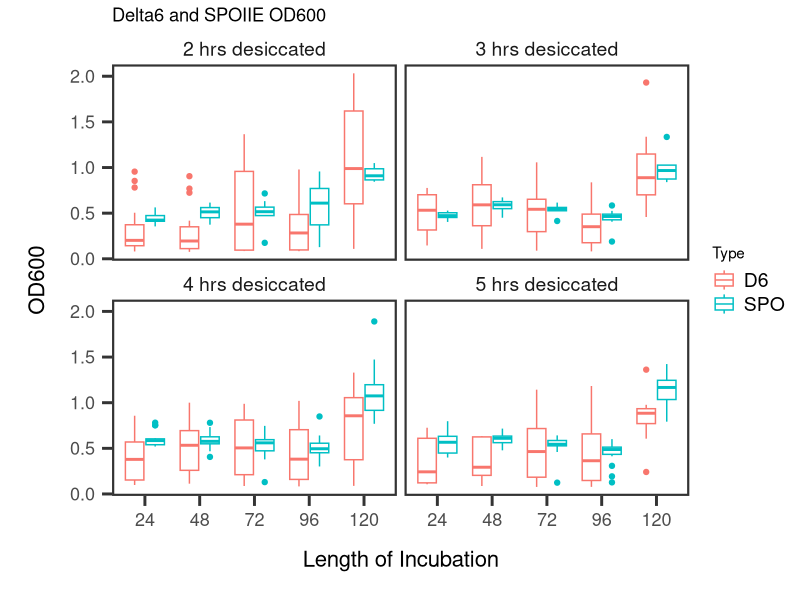

Recreate this plot in R.
## ---- chunk 1
#install.packages("ggplot")
#install.packages("tidyverse")
#install.packages("stringr")
#install.packages("dplyr")
library(tidyr)
library(ggplot2)
library(stringr)
library(dplyr)

theme_set(theme_classic() +
  theme(axis.title = element_text(size = 16),
        axis.title.x = element_text(margin = margin(t = 15, b = 15)),
        axis.title.y = element_text(margin = margin(l = 15, r = 15)),
        axis.text = element_text(size = 13),
        axis.text.x = element_text(margin = margin(t = 5)),
        axis.text.y = element_text(margin = margin(r = 5)),
        #axis.line.x = element_line(linewidth = 1),
        #axis.line.y = element_line(linewidth = 1),
        axis.line.x = element_blank(),
        axis.line.y = element_blank(),
        axis.ticks.x = element_line(linewidth = 1),
        axis.ticks.y = element_line(linewidth = 1),
        axis.ticks.length = unit(.1, "in"),
        panel.border = element_rect(color = "grey20", fill = NA, linewidth = 1.5),
        legend.text = element_text(size = 14),
        strip.text = element_text(size = 14),
        strip.background = element_blank()
        ))
## ---- chunk 2
#Read in data
setwd("C:/Users/ajl21/Indiana University/Lennon, Jay - DoL/Anna/Dessication_assay/OD600_reads/")
data <- read.csv("2025_0511_dessication1_master.csv")
data
data <- data %>%
  rename_with(~ str_replace(., "X", ""))
data
data.g <- gather(data, "Incubation_length", "OD600", 2:6)
data.g
data.g$Incubation_length <- factor(data.g$Incubation_length, levels = c("24", "48", "72", "96", "120"))
data.g$dessication <- as.numeric(data.g$dessication)

des_label <- c(
  "2" = "2 hrs desiccated", 
  "3" = "3 hrs desiccated", 
  "4" = "4 hrs desiccated", 
  "5" = "5 hrs desiccated"
)

ggplot(data.g, aes(Incubation_length, OD600, color = Type)) +
  geom_boxplot() +
  xlab("Length of Incubation") +
  ylab("OD600") +
  facet_wrap(~dessication, labeller = labeller(dessication = des_label))+ ggtitle ("Delta6 and SPOIIE OD600")
## ---- chunk 3
#ANOVA three way interaction- how is OD600 impacted by Type, dessicaiton length, and incubation length

aov <-aov(OD600 ~ Type*dessication*Incubation_length,
          data = data.g)
summary(aov)
tukey.aov <- TukeyHSD(aov)
print(tukey.aov)
## ---- chunk 4
aov.type <- aov (OD600 ~ Type, data = data.g)
summary(aov.type)
tukey.type <- TukeyHSD(aov.type)
print(tukey.type)
